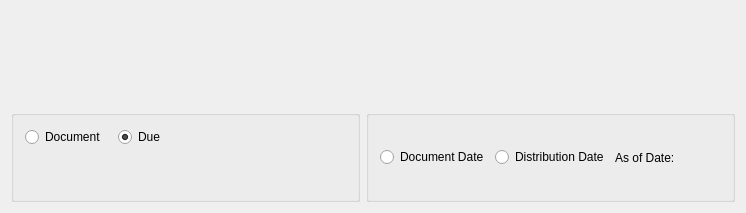
<?xml version="1.0" encoding="UTF-8"?>
<ui version="4.0">
 <comment>This file is part of the xTuple ERP: PostBooks Edition, a free and
open source Enterprise Resource Planning software suite,
Copyright (c) 1999-2018 by OpenMFG LLC, d/b/a xTuple.
It is licensed to you under the Common Public Attribution License
version 1.0, the full text of which (including xTuple-specific Exhibits)
is available at www.xtuple.com/CPAL.  By using this software, you agree
to be bound by its terms.</comment>
 <class>dspAPOpenItemsByVendor</class>
 <widget class="QWidget" name="dspAPOpenItemsByVendor">
  <property name="geometry">
   <rect>
    <x>0</x>
    <y>0</y>
    <width>746</width>
    <height>213</height>
   </rect>
  </property>
  <property name="windowTitle">
   <string>Open Payables</string>
  </property>
  <layout class="QGridLayout" name="gridLayout">
   <item row="0" column="0" colspan="2">
    <layout class="QHBoxLayout" name="horizontalLayout_3">
     <item>
      <widget class="VendorGroup" name="_vendorGroup"/>
     </item>
     <item>
      <spacer>
       <property name="orientation">
        <enum>Qt::Horizontal</enum>
       </property>
       <property name="sizeType">
        <enum>QSizePolicy::Expanding</enum>
       </property>
       <property name="sizeHint" stdset="0">
        <size>
         <width>0</width>
         <height>20</height>
        </size>
       </property>
      </spacer>
     </item>
    </layout>
   </item>
   <item row="1" column="0">
    <widget class="QGroupBox" name="_dateGroup">
     <property name="title">
      <string/>
     </property>
     <layout class="QVBoxLayout" name="verticalLayout_2">
      <item>
       <layout class="QHBoxLayout" name="horizontalLayout_2">
        <property name="spacing">
         <number>12</number>
        </property>
        <item>
         <widget class="QRadioButton" name="_docDate">
          <property name="text">
           <string>Document</string>
          </property>
          <property name="checked">
           <bool>false</bool>
          </property>
         </widget>
        </item>
        <item>
         <widget class="QRadioButton" name="_dueDate">
          <property name="text">
           <string>Due</string>
          </property>
          <property name="checked">
           <bool>true</bool>
          </property>
         </widget>
        </item>
        <item>
         <spacer name="horizontalSpacer_2">
          <property name="orientation">
           <enum>Qt::Horizontal</enum>
          </property>
          <property name="sizeHint" stdset="0">
           <size>
            <width>40</width>
            <height>20</height>
           </size>
          </property>
         </spacer>
        </item>
       </layout>
      </item>
      <item>
       <widget class="DateCluster" name="_dates">
        <property name="focusPolicy">
         <enum>Qt::StrongFocus</enum>
        </property>
       </widget>
      </item>
     </layout>
    </widget>
   </item>
   <item row="1" column="1">
    <widget class="QGroupBox" name="groupBox">
     <property name="title">
      <string/>
     </property>
     <layout class="QHBoxLayout" name="horizontalLayout">
      <item>
       <widget class="QRadioButton" name="_useDocDate">
        <property name="text">
         <string>Document Date</string>
        </property>
       </widget>
      </item>
      <item>
       <widget class="QRadioButton" name="_useDistDate">
        <property name="text">
         <string>Distribution Date</string>
        </property>
       </widget>
      </item>
      <item>
       <widget class="QLabel" name="_asOfLit">
        <property name="text">
         <string>As of Date:</string>
        </property>
       </widget>
      </item>
      <item>
       <widget class="DLineEdit" name="_asOf"/>
      </item>
      <item>
       <spacer name="horizontalSpacer">
        <property name="orientation">
         <enum>Qt::Horizontal</enum>
        </property>
        <property name="sizeHint" stdset="0">
         <size>
          <width>40</width>
          <height>20</height>
         </size>
        </property>
       </spacer>
      </item>
     </layout>
    </widget>
   </item>
  </layout>
 </widget>
 <layoutdefault spacing="6" margin="11"/>
 <customwidgets>
  <customwidget>
   <class>DateCluster</class>
   <extends>QWidget</extends>
   <header>datecluster.h</header>
   <container>1</container>
  </customwidget>
  <customwidget>
   <class>DLineEdit</class>
   <extends>QWidget</extends>
   <header>datecluster.h</header>
   <container>1</container>
  </customwidget>
  <customwidget>
   <class>VendorGroup</class>
   <extends>QWidget</extends>
   <header>vendorgroup.h</header>
  </customwidget>
 </customwidgets>
 <tabstops>
  <tabstop>_docDate</tabstop>
  <tabstop>_dueDate</tabstop>
  <tabstop>_dates</tabstop>
  <tabstop>_useDocDate</tabstop>
  <tabstop>_useDistDate</tabstop>
  <tabstop>_asOf</tabstop>
 </tabstops>
 <resources/>
 <connections/>
</ui>
